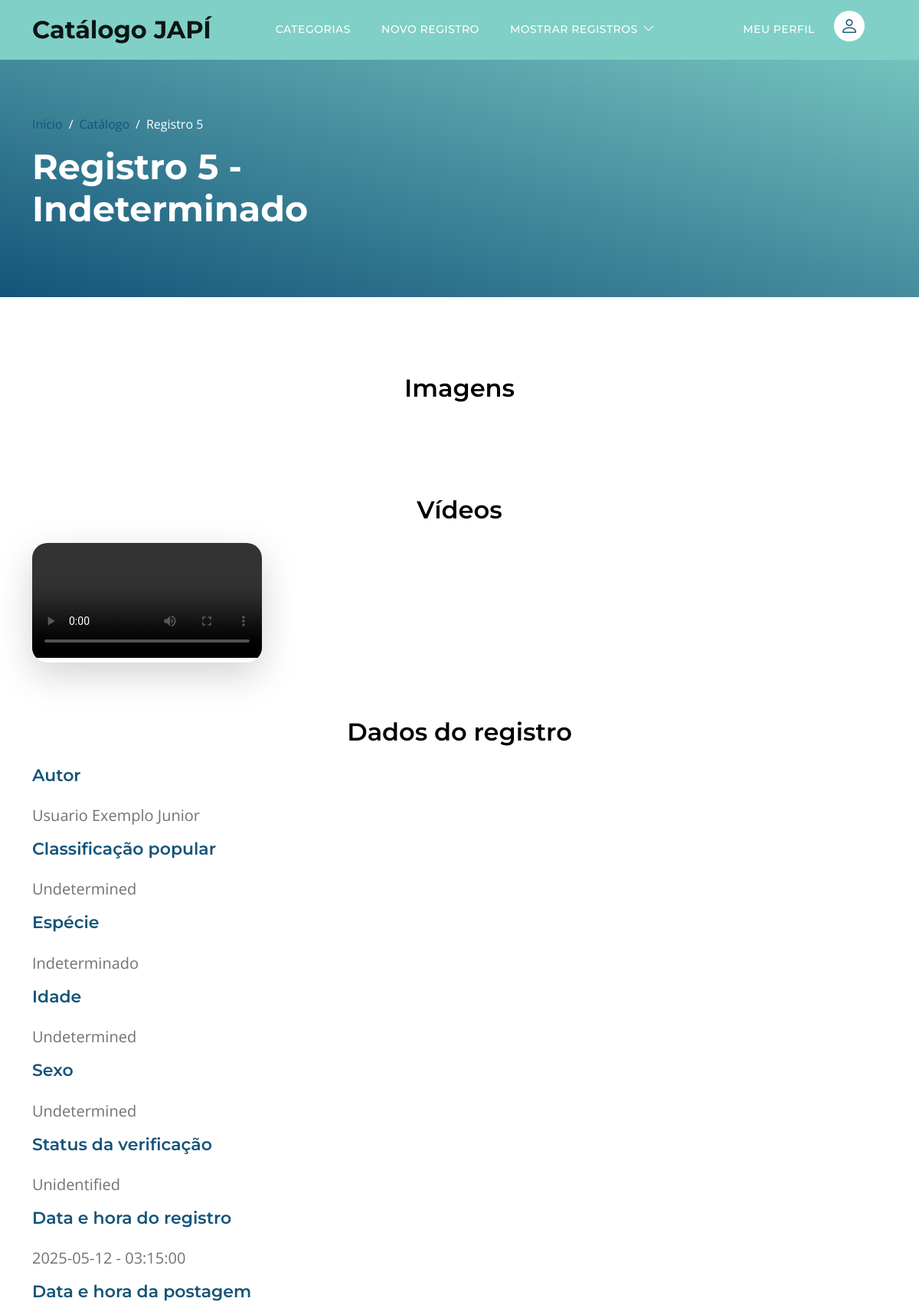
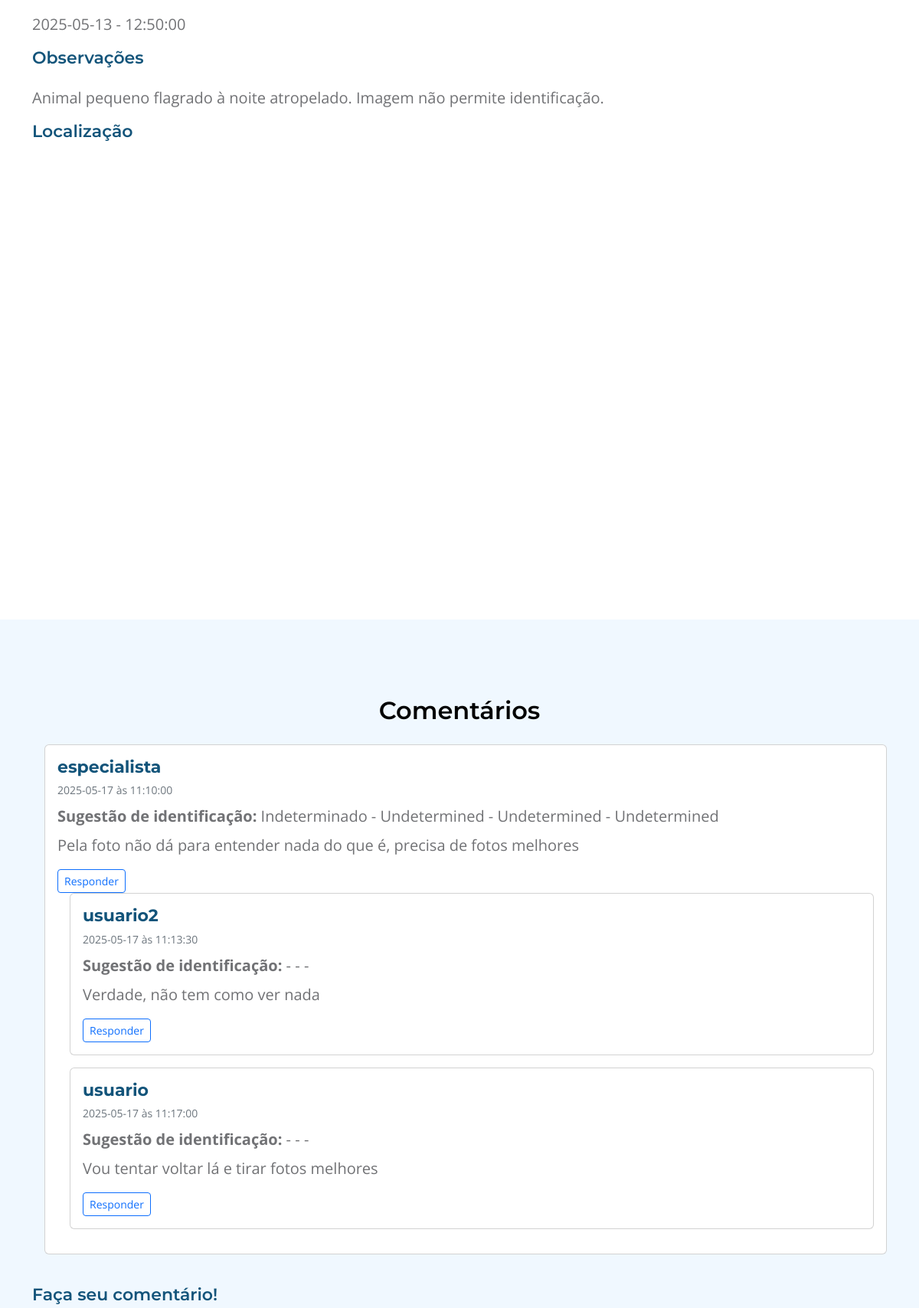
The app's page /pages/post.php?PostID=5 (upper part) with its own data (2 pictures, top to bottom).
### tables this page shows
CREATE TABLE Posts (
    PostID INT NOT NULL UNIQUE AUTO_INCREMENT, 
    UserID VARCHAR(30), 
    Classification ENUM('Mammals', 'Birds', 'Reptiles', 'Amphibians', 'Fish', 'Invertebrates', 'Angiosperms', 'Gymnosperms', 'Ferns', 'Lycophytes', 'Bryophytes', 'Algae', 'Undetermined') NOT NULL,  
    Species VARCHAR(100) NOT NULL,
    VerificationStatus ENUM('ExpertVerified', 'ExpertDiscussion', 'CommunityVerified', 'CommunityDiscussion', 'Unidentified') NOT NULL,  
    Sex ENUM('Male', 'Female', 'Undetermined') NOT NULL,  
    Age ENUM('Adult', 'Young', 'Cub', 'Undetermined') NOT NULL,  
    SensitiveContent BOOLEAN DEFAULT FALSE,  
    Notes TEXT, 
    RecordDate DATE NOT NULL,
    RecordTime TIME NOT NULL,
    Location TEXT NOT NULL,
    PublishDate DATE NOT NULL,
    PublishTime TIME NOT NULL,
    PRIMARY KEY (PostID),
    FOREIGN KEY (UserID) REFERENCES Users(UserID)
        ON DELETE SET NULL 
        ON UPDATE CASCADE  
);

CREATE TABLE Videos (
    PostID INT NOT NULL,
    VideoName VARCHAR(100) NOT NULL UNIQUE,  
    PRIMARY KEY (PostID, VideoName),
    FOREIGN KEY (PostID) REFERENCES Posts(PostID)
        ON DELETE CASCADE   
);

CREATE TABLE Users (
    UserID VARCHAR(30) NOT NULL UNIQUE, 
    Name VARCHAR(120) NOT NULL,
    ProfilePhoto VARCHAR(100) DEFAULT 'default.png' NOT NULL,
    Email VARCHAR(255) NOT NULL UNIQUE,
    Password VARCHAR(255) NOT NULL, 
    PRIMARY KEY (UserID)
);

CREATE TABLE Comments (
    CommentID INT NOT NULL UNIQUE AUTO_INCREMENT,
    UserID VARCHAR(30), 
    PostID INT NOT NULL,
    Species VARCHAR(100),
    Classification ENUM('Mammals', 'Birds', 'Reptiles', 'Amphibians', 'Fish', 'Invertebrates', 'Angiosperms', 'Gymnosperms', 'Ferns', 'Lycophytes', 'Bryophytes', 'Algae', 'Undetermined'),    
    Sex ENUM('Male', 'Female', 'Undetermined'),  
    Age ENUM('Adult', 'Young', 'Cub', 'Undetermined'),  
    Notes TEXT,
    CommentDate DATE NOT NULL,
    CommentTime TIME NOT NULL,
    ParentCommentID INT DEFAULT NULL,
    PRIMARY KEY (CommentID),
    FOREIGN KEY (PostID) REFERENCES Posts(PostID)
        ON DELETE CASCADE,
    FOREIGN KEY (ParentCommentID) REFERENCES Comments(CommentID)
        ON DELETE CASCADE,
    FOREIGN KEY (UserID) REFERENCES Users(UserID)
        ON DELETE SET NULL  
        ON UPDATE CASCADE  
);

### pages/post.php (the view, shortened to what this page needs)
<?php
include "../assets/php/db.php";
$PostID = $_GET["PostID"];
$tabela = mysqli_query($connection, "SELECT * FROM posts WHERE PostID='$PostID'");
$linha = mysqli_fetch_array($tabela);
?>
<!DOCTYPE html>
<html lang="pt-br">
<head>
    <link rel="stylesheet" href="https://unpkg.com/leaflet@1.9.4/dist/leaflet.css"
 />
    <link href="../assets/css/template/bootstrap.min.css" rel="stylesheet">
    <link href="../assets/css/template/bootstrap-icons.css" rel="stylesheet">
    <link href="../assets/css/template/templatemo-topic-listing.css" rel="stylesheet">
</head>
<body>
    <main>
        <nav class="navbar navbar-expand-lg" style="background-color: #80d0c7;">
            <div class="container">
                <a class="navbar-brand" href="../">
                    <span>Catálogo JAPÍ</span>
                </a>
                <div class="collapse navbar-collapse" id="navbarNav">
                    <ul class="navbar-nav ms-lg-5 me-lg-auto">
                        <li class="nav-item">
                            <a class="nav-link click-scroll" href="./categories.php">categorias</a>
                        </li>
                        <li class="nav-item">
                            <a class="nav-link click-scroll" href="./submit.php">novo registro</a>
                        </li>
                        <li class="nav-item dropdown">
                            <a class="nav-link dropdown-toggle" href="#" id="navbarLightDropdownMenuLink" role="button" data-bs-toggle="dropdown" aria-expanded="false">Mostrar Registros</a>
                        </li>
                    </ul>
                    <ul class="navbar-nav ms-lg-5 me-lg-auto">
                        <li class="nav-item">
                            <div class="d-none d-lg-block">
                                <a class="nav-link click-scroll" href="#">MEU PERFIL</a>
                                <a href="#" class="navbar-icon bi-person smoothscroll"></a>
                            </div>
                        </li>
                    </ul>
                </div>
            </div>
        </nav>
        <header class="site-header d-flex flex-column justify-content-center align-items-center">
            <div class="container">
                <div class="row align-items-center">
                    <div class="col-lg-5 col-12">
                        <nav aria-label="breadcrumb">
                            <ol class="breadcrumb">
                                <li class="breadcrumb-item"><a href="../">Início</a></li>
                                <li class="breadcrumb-item"><a href="../assets/php/filters.php">Catálogo</a></li>
                                <li class="breadcrumb-item active" aria-current="page">Registro <?php echo $PostID; ?></li>
                            </ol>
                        </nav>
                        <h2 class="text-white">Registro <?php echo $PostID . " - " . $linha["Species"]; ?></h2>
                    </div>
                </div>
            </div>
        </header>
        <section class="section-padding">
            <div class="container">
                <div class="row">
                    <div class="col-lg-12 col-12 text-center">
                        <h3 class="mb-4">Imagens</h3>
                    </div>
                    <?php
                    $tabelaimagem = mysqli_query($connection, "SELECT ImageName FROM photos WHERE PostID=$PostID");
                    while ($imagem = mysqli_fetch_array($tabelaimagem)) {
                        $imagemname = "../assets/media/photos/" . $imagem['ImageName'];
                        echo "
                        <div class='col-md-4 mb-4'>
                            <div class='d-flex align-items-center gap-1'>
                                <div class='custom-block bg-white shadow-lg p-0 overflow-hidden'>
                                    <img src='$imagemname' class='img-fill' alt='' style='max-width: 400px;'>
                                </div>
                            </div>
                        </div>";
                    }
                    ?>
                    <div class="col-lg-12 col-12 text-center">
                        <br><br>
                        <h3 class="mb-4">Vídeos</h3>
                    </div>
                    <?php
                    $tabelavideo = mysqli_query($connection, "SELECT VideoName FROM videos WHERE PostID=$PostID");
                    while ($video = mysqli_fetch_array($tabelavideo)) {
                        $videoname = "../assets/media/videos/" . $video['VideoName'];
                        echo "
                        <div class='col-md-6 mb-4'>
                            <div class='d-flex align-items-center gap-1'>
                                <div class='custom-block bg-white shadow-lg p-0 overflow-hidden'>
                                    <video src='$videoname' class='img-fill' alt='' style='max-width: 500px;' controls>
                                </div>
                            </div>
                        </div>";
                    }
                    ?>
                    <div class="col-lg-12 col-12 text-center">
                        <br><br>
                        <h3 class="mb-4">Dados do registro</h3>
                    </div>
                    <div class="col-lg-12 col-12 text-left">
                        <h6 class="mb-4">Autor</h6>
                        <p><?php
                            $UserID = $linha["UserID"];
                            $tabelaautor = mysqli_query($connection, "SELECT * FROM users WHERE UserID='$UserID'");
                            echo mysqli_fetch_array($tabelaautor)["Name"];
                            ?></p>
                        <h6 class="mb-4">Classificação popular</h6>
                        <p><?php echo $linha["Classification"]; ?></p>
                        <h6 class="mb-4">Espécie</h6>
                        <p><?php echo $linha["Species"]; ?></p>
                        <h6 class="mb-4">Idade</h6>
                        <p><?php echo $linha["Age"]; ?></p>
                        <h6 class="mb-4">Sexo</h6>
                        <p><?php echo $linha["Age"]; ?></p>
                        <h6 class="mb-4">Status da verificação</h6>
                        <p><?php echo $linha["VerificationStatus"]; ?></p>
                        <h6 class="mb-4">Data e hora do registro</h6>
                        <p><?php echo $linha["RecordDate"] . " - " . $linha["RecordTime"]; ?></p>
                        <h6 class="mb-4">Data e hora da postagem</h6>
                        <p><?php echo $linha["PublishDate"] . " - " . $linha["PublishTime"]; ?></p>
                        <h6 class="mb-4">Observações</h6>
                        <p><?php echo $linha["Notes"]; ?></p>
                        <h6 class="mb-4">Localização</h6>
                    </div>
                    <div class="col-lg-12 col-12">
                        <div class="form-floating">
                            <div class="map-wrapper">
                                <div id="map"></div><?php $Location = $linha["Location"]; ?>
                            </div>
                        </div>
                    </div>
                </div>
            </div>
        </section>
        <section class="section-padding section-bg">
            <div class="container">
                <div class="row">
                    <div class="col-lg-12 col-12">
                        <h3 class="mb-4 text-center">Comentários</h3>
                    </div>
                    <div class='col-lg-12 col-12'>
                        <?php
                        function exibirComentario($linha, $conexao)
                        {
                            $commentID = $linha["CommentID"];
                            echo "<div class='card mb-3 ms-3'>";
                            echo "<div class='card-body'>";
                            echo "<h6 class='card-title mb-1'><strong>" . $linha["UserID"] . "</strong></h6>";
                            echo "<small class='text-muted'>" . $linha["CommentDate"] . " às " . $linha["CommentTime"] . "</small><br>";
                            echo "<p class='mb-2 mt-2'><strong>Sugestão de identificação:</strong> " . $linha["Species"] . " - " . $linha["Classification"] . " - " . $linha["Sex"] . " - " . $linha["Age"] . "</p>";
                            echo "<p class='card-text'>" . nl2br($linha["Notes"]) . "</p>";
                            echo "<button class='btn btn-sm btn-outline-primary' type='button' onclick=\"toggleForm('form_$commentID')\">Responder</button>";
                            $filhos = mysqli_query($connection, "SELECT * FROM comments WHERE ParentCommentID=" . $commentID);
                            while ($filho = mysqli_fetch_array($filhos)) {
                                exibirComentario($filho, $connection);
                            }
                            echo "</div></div>";
                        }
                        $tabelacomentarios = mysqli_query($connection, "SELECT * FROM comments WHERE PostID=$PostID AND ParentCommentID IS NULL");
                        while ($linha = mysqli_fetch_array($tabelacomentarios)) {
                            exibirComentario($linha, $connection);
                        }
                        ?>
                    </div>
                    <form method="post" action="./postacomentario.php" class="mb-4">
                        <br><h6>Faça seu comentário!</h6>
                    </form>
                </div>
            </div>
        </section>
    </main>
</body>
</html>

### assets/css/template/templatemo-topic-listing.css (style rules this page uses)
:root { --white-color: #ffffff; --primary-color: #13547a; --secondary-color: #80d0c7; --section-bg-color: #f0f8ff; --custom-btn-bg-color: #80d0c7; --custom-btn-bg-hover-color: #13547a; --dark-color: #000000; --p-color: #717275; --border-color: #7fffd4; --link-hover-color: #13547a; --body-font-family: 'Open Sans', sans-serif; --title-font-family: 'Montserrat', sans-serif; --h1-font-size: 58px; --h2-font-size: 46px; --h3-font-size: 32px; --h4-font-size: 28px; --h5-font-size: 24px; --h6-font-size: 22px; --p-font-size: 20px; --menu-font-size: 14px; --btn-font-size: 18px; --copyright-font-size: 16px; --border-radius-large: 100px; --border-radius-medium: 20px; --border-radius-small: 10px; --font-weight-normal: 400; --font-weight-medium: 500; --font-weight-semibold: 600; --font-weight-bold: 700; }
body { background-color: var(--white-color); font-family: var(--body-font-family); }
h2, h3, h4, h5, h6 { color: var(--dark-color); }
h1, h2, h3, h4, h5, h6 { font-family: var(--title-font-family); font-weight: var(--font-weight-semibold); }
h2 { font-size: var(--h2-font-size); font-weight: var(--font-weight-bold); }
h3 { font-size: var(--h3-font-size); }
h6 { color: var(--primary-color); font-size: var(--h6-font-size); }
p { color: var(--p-color); font-size: var(--p-font-size); font-weight: var(--font-weight-normal); }
ul li { color: var(--p-color); font-size: var(--p-font-size); font-weight: var(--font-weight-normal); }
a, button { touch-action: manipulation; transition: all 0.3s; }
a { display: inline-block; color: var(--primary-color); text-decoration: none; }
b, strong { font-weight: var(--font-weight-bold); }
.section-padding { padding-top: 100px; padding-bottom: 100px; }
.section-bg { background-color: var(--section-bg-color); }
.site-header { background-image: linear-gradient(15deg, #13547a 0%, #80d0c7 100%); padding-top: 150px; padding-bottom: 80px; }
.site-header .container { height: 100%; }
.breadcrumb-item+.breadcrumb-item::before, .breadcrumb-item a:hover, .breadcrumb-item.active { color: var(--white-color); }
.navbar { background: transparent; border-bottom: 1px solid rgba(128, 208, 199, 0.35); z-index: 9; }
.navbar-brand, .navbar-brand:hover { font-size: var(--h3-font-size); font-weight: var(--font-weight-bold); display: block; }
.navbar-brand span { font-family: var(--title-font-family); }
.navbar-expand-lg .navbar-nav .nav-link { border-radius: var(--border-radius-large); margin: 10px; padding: 10px; }
.navbar-nav .nav-link { display: inline-block; color: var(--white-color); font-family: var(--title-font-family); font-size: var(--menu-font-size); font-weight: var(--font-weight-medium); text-transform: uppercase; letter-spacing: 0.5px; position: relative; padding-top: 15px; padding-bottom: 15px; }
.navbar .dropdown-toggle::after { content: "\f282"; display: inline-block; font-family: bootstrap-icons !important; font-size: var(--copyright-font-size); font-style: normal; font-weight: normal !important; font-variant: normal; text-transform: none; line-height: 1; vertical-align: -.125em; -webkit-font-smoothing: antialiased; -moz-osx-font-smoothing: grayscale; position: relative; left: 2px; border: 0; }
.navbar-icon { background: var(--white-color); border-radius: var(--border-radius-large); display: inline-block; font-size: var(--h5-font-size); width: 40px; height: 40px; line-height: 40px; text-align: center; transition: all 0.3s ease; }
.custom-block { border-radius: var(--border-radius-medium); position: relative; overflow: hidden; padding: 30px; transition: all 0.3s ease; height: 100%; }

### pages/post.php (style rules this page uses)
.map-wrapper { width: 100%; height: 500px; position: relative; }
#map { width: 100%; height: 100%; position: relative; z-index: 1; border-radius: 10px; }

### records on screen
posts: Species "Indeterminado", Classification "Undetermined", Age "Undetermined", VerificationStatus "Unidentified", RecordDate "2025-05-12", RecordTime "03:15:00", PublishDate "2025-05-13", PublishTime "12:50:00", Notes "Animal pequeno flagrado à noite atropelado. Imagem não permite identificação."
users: Name "Usuario Exemplo Junior"
comments: UserID "especialista", CommentDate "2025-05-17", CommentTime "11:10:00", Species "Indeterminado", Classification "Undetermined", Sex "Undetermined", Age "Undetermined", Notes "Pela foto não dá para entender nada do que é, precisa de fotos melhores"
comments: UserID "usuario2", CommentDate "2025-05-17", CommentTime "11:13:30", Notes "Verdade, não tem como ver nada"
comments: UserID "usuario", CommentDate "2025-05-17", CommentTime "11:17:00", Notes "Vou tentar voltar lá e tirar fotos melhores"

### other values on screen
$PostID "5"
